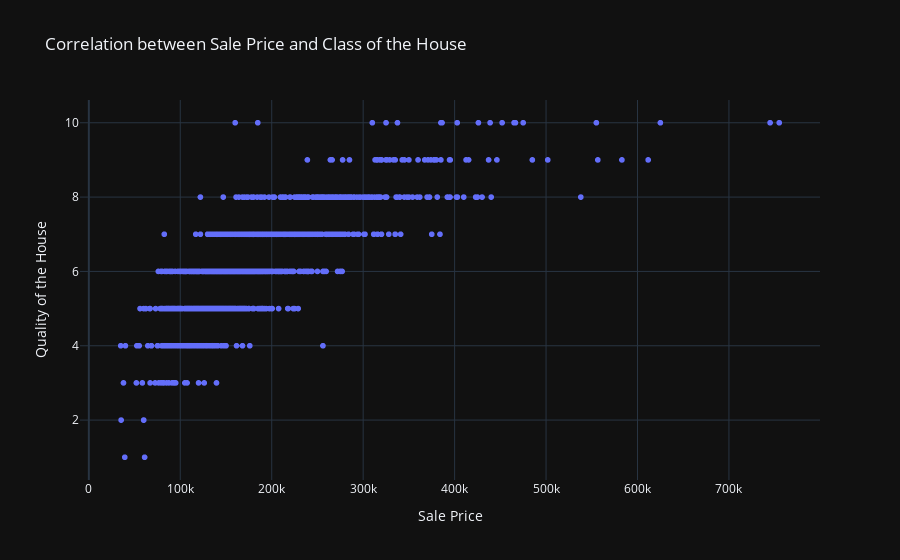

This figure's notebook cell:
### Code cell
#correlation between sale price and quality of the house:
snc=px.scatter(df,x="SalePrice",y="OverallQual",title="Correlation between Sale Price and Class of the House",
               labels={"SalePrice":"Sale Price","OverallQual":"Quality of the House"},template="plotly_dark")
snc.show()

### Figure 1 — Plotly figure (JSON) as saved in the notebook; plotly's stock layout.template omitted (floating-point values rounded to 4 significant figures; data arrays with more than 128 entries replaced by an {"elided": "..."} marker saying what was removed)
{"data": [{"hovertemplate": "Sale Price=%{x}<br>Quality of the House=%{y}<extra></extra>", "legendgroup": "", "marker": {"color": "#636efa", "symbol": "circle"}, "mode": "markers", "name": "", "showlegend": false, "type": "scattergl", "x": {"elided": "1460 int values"}, "xaxis": "x", "y": {"elided": "1460 int values"}, "yaxis": "y"}], "layout": {"legend": {"tracegroupgap": 0}, "title": {"text": "Correlation between Sale Price and Class of the House"}, "xaxis": {"anchor": "y", "domain": [0, 1], "title": {"text": "Sale Price"}}, "yaxis": {"anchor": "x", "domain": [0, 1], "title": {"text": "Quality of the House"}}}}
